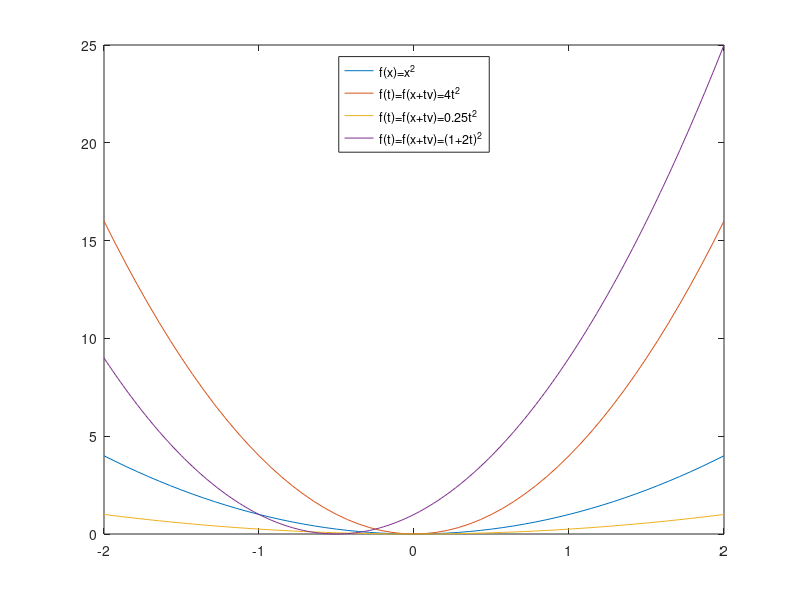

The MATLAB script that drew this image: (Note: this script raises an error after producing the figure.)
function RestrictLineConvex

close all;
figure(1);
fplot(@(x)x.^2, [-2 2]);

hold on;
x0 = 0;
v = 2;
fplot(@(t) (x0 + t*v).^2, [-2 2]);
v = 0.5;
fplot(@(t) (x0 + t*v).^2, [-2 2]);
x0 = 1;
v = 2;
fplot(@(t) (x0 + t*v).^2, [-2 2]);
legend('f(x)=x^2', 'f(t)=f(x+tv)=4t^2', 'f(t)=f(x+tv)=0.25t^2', 'f(t)=f(x+tv)=(1+2t)^2', 'Location', 'north')

figure(2);
f = @(x, y) x.^2 + y.^2;
fmesh(f)
xlabel('x');
ylabel('y');
zlabel('z');
title('$f(x) = x_1^2+x_2^2$', 'interpreter', 'latex')

hold on;
x0 = [0  0];
v = [1 1];
patch([-5 -5 5 5], [-5 -5 5 5], [-10 50 50 10], 'r')

figure(3)
fplot(@(t) (2*t).^2, [-2 2]);
title('$f(t)=f(x+tv)=2t^2$', 'interpreter', 'latex')
end
